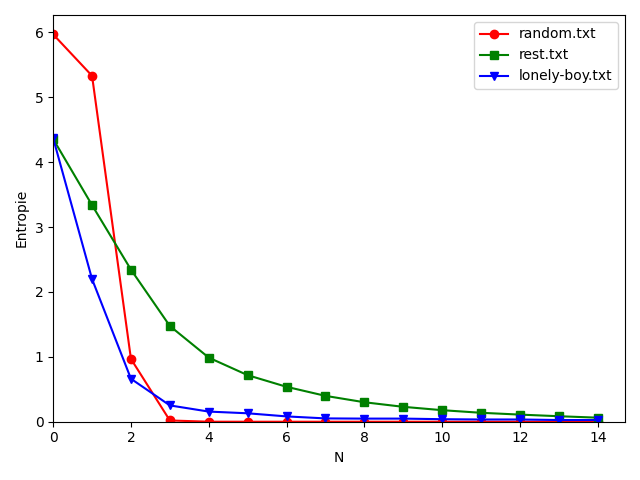

This figure's Python source:
import matplotlib.pyplot as plt
from src.entropy import compute_entropy


N = 14
INPUT_FILES = ["random.txt", "rest.txt", "lonely-boy.txt"]
COLORS = ["red", "green", "blue"]
MARKERS = ["o", "s", "v"]

fig, ax = plt.subplots()

for i, filename in enumerate(INPUT_FILES):
    with open(f'../input/{filename}') as f:
        text = "".join(f.readlines())
        x = []
        y = []
        for n in range(N + 1):
            entropy = compute_entropy(text, n)
            # print(f"{filename}, {n}, {entropy}")
            x.append(n)
            y.append(entropy)
        ax.plot(x, y, color=COLORS[i], marker=MARKERS[i])

plt.xlim(0)
plt.ylim(0)
plt.xlabel("N")
plt.ylabel("Entropie")
plt.legend(INPUT_FILES)
plt.show()

fig.savefig("benchmark.png")
